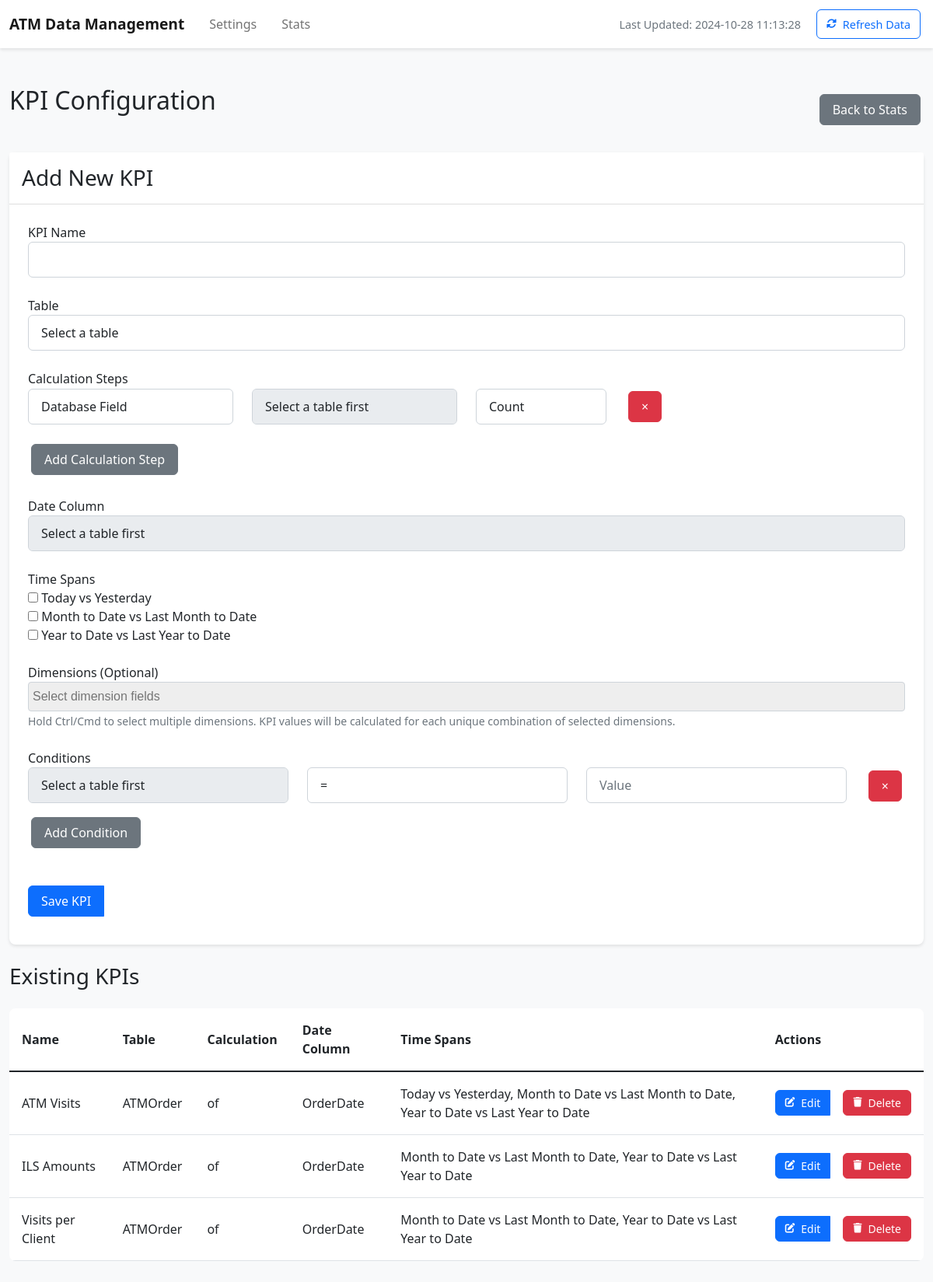
The app's page /stats/config with its own data.
### tables this page shows
CREATE TABLE KPIConfigurations (
                            id INTEGER PRIMARY KEY AUTOINCREMENT,
                            name TEXT NOT NULL,
                            table_name TEXT NOT NULL,
                            date_column TEXT NOT NULL,
                            time_spans TEXT NOT NULL,
                            conditions TEXT NOT NULL,
                            calculation_steps TEXT NOT NULL,
                            dimensions TEXT
                        );

### app.py (the view)
@app.route('/stats/config')
def stats_config():
    try:
        with db_manager.local_engine.connect() as conn:
            inspector = inspect(db_manager.local_engine)
            available_tables = inspector.get_table_names()
        with db_manager.app_config_engine.connect() as conn:
            result = conn.execute(text("SELECT * FROM KPIConfigurations"))
            kpis = [row_to_dict(row) for row in result]
        time_span_pairs = [
            ["Today", "Yesterday"],
            ["Month to Date", "Last Month to Date"],
            ["Year to Date", "Last Year to Date"]
        ]
        calculation_methods = [
            "Count",
            "Distinct Count",
            "Sum",
            "Average",
            "Maximum",
            "Minimum"
        ]
        last_updated = get_last_updated()
        return render_template('stats_config.html',
                             available_tables=available_tables,
                             time_span_pairs=time_span_pairs,
                             calculation_methods=calculation_methods,
                             kpis=kpis,
                             last_updated=last_updated)
    except Exception as e:
        logger.error(f"Error in stats_config: {str(e)}")
        flash(f'Error loading KPI configurations: {str(e)}', 'error')
        return redirect(url_for('stats'))

### app.py (called while the page is built)
@app.template_filter('from_json')
def from_json_filter(value):
    return json.loads(value)

def row_to_dict(row):
    return {key: getattr(row, key) for key in row._fields}

### templates/stats_config.html (shortened to what this page needs)
{% extends "base.html" %}
{% block content %}
<div class="d-flex justify-content-between align-items-center mb-4">
    <h2>KPI Configuration</h2>
    <a href="{{ url_for('stats') }}" class="btn btn-secondary">Back to Stats</a>
</div>
<div class="card mb-4">
    <div class="card-header">
        <h3 class="card-title mb-0">
            <span id="form-title">Add New KPI</span>
        </h3>
    </div>
    <div class="card-body">
        <form id="kpi-form" method="POST">
            <div class="form-group">
                <label for="kpi_name">KPI Name</label>
                <input type="text" class="form-control" id="kpi_name" name="kpi_name" required>
            </div>
            <div class="form-group">
                <label for="table_name">Table</label>
                <select class="form-control" id="table_name" name="table_name" required>
                    <option value="">Select a table</option>
                </select>
            </div>
            <div class="form-group">
                <label>Calculation Steps</label>
                <div id="calculation-steps-container">
                    <div class="calculation-step mb-3">
                        <div class="row align-items-center">
                            <div class="col-md-3">
                                <select class="form-control step-type" required>
                                    <option value="field">Database Field</option>
                                </select>
                            </div>
                            <div class="col-md-3 field-input">
                                <select class="form-control calculation-field" disabled>
                                    <option value="">Select a table first</option>
                                </select>
                            </div>
                            <div class="col-md-2">
                                <select class="form-control calculation-method" required>
                                    {% for method in calculation_methods %}
                                    <option value="{{ method }}">{{ method }}</option>
                                    {% endfor %}
                                </select>
                            </div>
                            <div class="col-auto">
                                <button type="button" class="btn btn-danger remove-step">&times;</button>
                            </div>
                        </div>
                    </div>
                </div>
                <button type="button" class="btn btn-secondary mt-2" id="add-calculation-step">Add Calculation Step</button>
            </div>
            <div class="form-group">
                <label for="date_column">Date Column</label>
                <select class="form-control" id="date_column" name="date_column" required disabled>
                    <option value="">Select a table first</option>
                </select>
            </div>
            <div class="form-group">
                <label>Time Spans</label>
                {% for pair in time_span_pairs %}
                <div class="custom-control custom-checkbox">
                    <input type="checkbox" class="custom-control-input time-span-checkbox"
                           id="time_span_{{ loop.index0 }}"
                           name="time_span_{{ loop.index0 }}"
                           value='{{ pair|tojson|safe }}'>
                    <label class="custom-control-label" for="time_span_{{ loop.index0 }}">
                        {{ pair[0] }} vs {{ pair[1] }}
                    </label>
                </div>
                {% endfor %}
            </div>
            <div class="form-group">
                <label>Dimensions (Optional)</label>
                <small class="form-text text-muted">
                    Hold Ctrl/Cmd to select multiple dimensions. KPI values will be calculated for each unique combination of selected dimensions.
                </small>
            </div>
            <div class="form-group">
                <label>Conditions</label>
                <div id="conditions-container">
                    <div class="condition-row mb-2">
                        <div class="row">
                            <div class="col">
                                <select class="form-control condition-field" name="conditions[]" disabled>
                                    <option value="">Select a table first</option>
                                </select>
                            </div>
                            <div class="col">
                                <select class="form-control condition-operator" name="conditions[]">
                                    <option value="=">=</option>
                                </select>
                            </div>
                            <div class="col">
                                <input type="text" class="form-control condition-value" name="conditions[]" placeholder="Value">
                            </div>
                            <div class="col-auto">
                                <button type="button" class="btn btn-danger remove-condition">&times;</button>
                            </div>
                        </div>
                    </div>
                </div>
                <button type="button" class="btn btn-secondary mt-2" id="add-condition">Add Condition</button>
            </div>
            <div class="btn-group">
                <button type="submit" class="btn btn-primary" id="save-btn">Save KPI</button>
            </div>
        </form>
    </div>
</div>
<h3>Existing KPIs</h3>
{% if kpis %}
<div class="table-responsive">
    <table class="table">
        <thead>
            <tr>
                <th>Name</th>
                <th>Table</th>
                <th>Calculation</th>
                <th>Date Column</th>
                <th>Time Spans</th>
                <th>Actions</th>
            </tr>
        </thead>
        <tbody>
            {% for kpi in kpis %}
            <tr>
                <td>{{ kpi.name }}</td>
                <td>{{ kpi.table_name }}</td>
                <td>{{ kpi.calculation_method }} of {{ kpi.calculation_field }}</td>
                <td>{{ kpi.date_column }}</td>
                <td>
                    {% set spans = kpi.time_spans|from_json %}
                    {% for span in spans %}
                        {{ span[0] }} vs {{ span[1] }}{% if not loop.last %}, {% endif %}
                    {% endfor %}
                </td>
                <td>
                    <div class="btn-group">
                        <button type="button" class="btn btn-primary btn-sm edit-kpi"
                                data-kpi='{{ kpi|tojson|safe }}'
                                onclick="editKPI(this)">
                            <i class="fas fa-edit"></i> Edit
                        </button>
                        <form action="{{ url_for('delete_kpi', kpi_id=kpi.id) }}" method="POST"
                              class="d-inline"
                              onsubmit="return confirm('Are you sure you want to delete this KPI?');">
                            <button type="submit" class="btn btn-danger btn-sm">
                                <i class="fas fa-trash"></i> Delete
                            </button>
                        </form>
                    </div>
                </td>
            </tr>
            {% endfor %}
        </tbody>
    </table>
</div>
{% else %}
<p>No KPIs configured yet.</p>
{% endif %}
{% endblock %}

### templates/base.html (style rules this page uses)
body { background-color: #f8f9fa; padding-top: 70px; }
.card { box-shadow: 0 2px 4px rgba(0,0,0,.1); border: none; border-radius: 8px; margin-bottom: 2rem; }
.card-header { background-color: #fff; border-bottom: 1px solid rgba(0,0,0,.125); padding: 1rem; }
.card-body { padding: 1.5rem; }
.form-group { margin-bottom: 1.5rem; }
.table { background-color: #fff; border-radius: 8px; overflow: hidden; margin-bottom: 2rem; }
.table th, .table td { padding: 1rem; vertical-align: middle; }
.btn { border-radius: 6px; padding: 0.5rem 1rem; margin: 0.25rem; height: auto !important; min-height: 38px; white-space: nowrap; display: inline-flex; align-items: center; justify-content: center; vertical-align: middle; line-height: normal; }
.btn-group { display: inline-flex; gap: 0.5rem; flex-wrap: nowrap; align-items: stretch; margin: -0.25rem; }
.btn-group .btn { margin: 0.25rem; flex: 0 1 auto; }
.table td .btn-group { display: flex; flex-wrap: nowrap; align-items: center; min-height: 38px; }
.table td .btn { padding: 0.375rem 0.75rem; }
.btn-sm { padding: 0.25rem 0.75rem; min-height: 31px; font-size: 0.875rem; }
form .btn-group { margin-top: 1rem; margin-bottom: 0.5rem; }
.btn i { margin-right: 0.5rem; font-size: 0.9em; flex-shrink: 0; }
h2, h3 { margin-bottom: 1.5rem; }
.form-control { border-radius: 6px; padding: 0.625rem 1rem; height: auto; }
.btn i { margin-right: 0.5rem; font-size: 0.9em; }
.btn-sm { padding: 0.25rem 0.5rem; font-size: 0.875rem; }
.table td .btn-group { margin: -0.25rem; }

### records on screen
KPIConfigurations: name "ATM Visits", table_name "ATMOrder", date_column "OrderDate", span "Today" "Month to Date" "Year to Date", span "Yesterday" "Last Month to Date" "Last Year to Date"
KPIConfigurations: name "ILS Amounts", table_name "ATMOrder", date_column "OrderDate", span "Month to Date" "Year to Date", span "Last Month to Date" "Last Year to Date"
KPIConfigurations: name "Visits per Client", table_name "ATMOrder", date_column "OrderDate", span "Month to Date" "Year to Date", span "Last Month to Date" "Last Year to Date"

### other values on screen
{{ last_updated }} "2024-10-28 11:13:28"
{{ pair[0] }} "Today" "Month to Date" "Year to Date"
{{ pair[1] }} "Yesterday" "Last Month to Date" "Last Year to Date"
form field value "Count"
